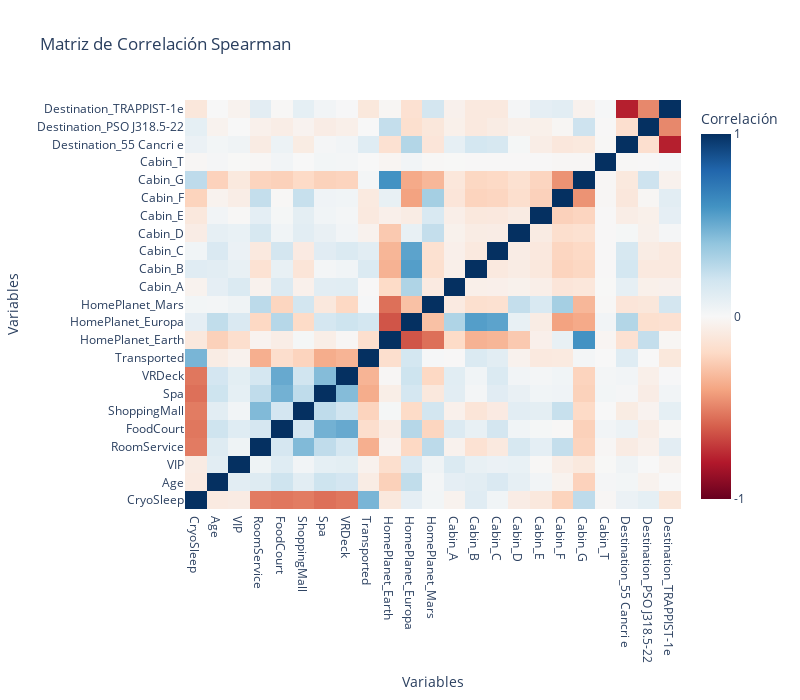

Notebook source saved alongside this figure:
### Code cell
import plotly.express as px
import plotly.graph_objects as go

# Se genera la matriz de correlación usando Spearman
correlation_matrix = spaceship_1.corr(method='spearman')

# Crea el gráfico de correlación utilizando plotly.graph_objects
fig = go.Figure(data=go.Heatmap(
    z=correlation_matrix.values,
    x=correlation_matrix.columns,
    y=correlation_matrix.columns,
    colorscale='RdBu',
    zmin=-1, zmax=1,
    colorbar=dict(title='Correlación', tickvals=[-1, 0, 1], ticktext=['-1', '0', '1']),
))

# Ajustar título y mostrar el gráfico
fig.update_layout(
    title='Matriz de Correlación Spearman',
    xaxis_title='Variables',
    yaxis_title='Variables',
    xaxis=dict(showgrid=False),
    yaxis=dict(showgrid=False),
    width=800, height=700
)

fig.show()

### Figure 1 — Plotly figure (JSON) as saved in the notebook; plotly's stock layout.template omitted (floating-point values rounded to 4 significant figures; data arrays with more than 128 entries replaced by an {"elided": "..."} marker saying what was removed)
{"data": [{"colorbar": {"ticktext": ["-1", "0", "1"], "tickvals": [-1, 0, 1], "title": {"text": "Correlación"}}, "colorscale": [[0, "rgb(103,0,31)"], [0.1, "rgb(178,24,43)"], [0.2, "rgb(214,96,77)"], [0.3, "rgb(244,165,130)"], [0.4, "rgb(253,219,199)"], [0.5, "rgb(247,247,247)"], [0.6, "rgb(209,229,240)"], [0.7, "rgb(146,197,222)"], [0.8, "rgb(67,147,195)"], [0.9, "rgb(33,102,172)"], [1, "rgb(5,48,97)"]], "type": "heatmap", "x": ["CryoSleep", "Age", "VIP", "RoomService", "FoodCourt", "ShoppingMall", "Spa", "VRDeck", "Transported", "HomePlanet_Earth", "HomePlanet_Europa", "HomePlanet_Mars", "Cabin_A", "Cabin_B", "Cabin_C", "Cabin_D", "Cabin_E", "Cabin_F", "Cabin_G", "Cabin_T", "Destination_55 Cancri e", "Destination_PSO J318.5-22", "Destination_TRAPPIST-1e"], "y": ["CryoSleep", "Age", "VIP", "RoomService", "FoodCourt", "ShoppingMall", "Spa", "VRDeck", "Transported", "HomePlanet_Earth", "HomePlanet_Europa", "HomePlanet_Mars", "Cabin_A", "Cabin_B", "Cabin_C", "Cabin_D", "Cabin_E", "Cabin_F", "Cabin_G", "Cabin_T", "Destination_55 Cancri e", "Destination_PSO J318.5-22", "Destination_TRAPPIST-1e"], "z": {"elided": "23x23 float values"}, "zmax": 1, "zmin": -1}], "layout": {"height": 700, "title": {"text": "Matriz de Correlación Spearman"}, "width": 800, "xaxis": {"showgrid": false, "title": {"text": "Variables"}}, "yaxis": {"showgrid": false, "title": {"text": "Variables"}}}}
